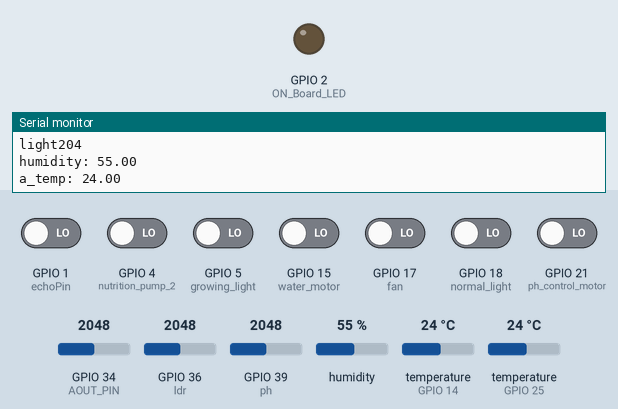
Simulated run of this sketch. Board: ESP32. Parts: output pins drawn as LEDs (lit = HIGH), the last lines printed to the serial monitor. Inputs (shaded band) come from the test bench; at power-on: GPIO 1 (echoPin), GPIO 4 (nutrition_pump_2), GPIO 5 (growing_light), GPIO 15 (water_motor), GPIO 17 (fan), GPIO 18 (normal_light), GPIO 21 (ph_control_motor) LOW, GPIO 34 (AOUT_PIN) = 2048, GPIO 36 (ldr) = 2048, GPIO 39 (ph) = 2048, humidity 55 %, temperature (sensors on GPIO 14, GPIO 25) 24 °C. WiFi joins after 1.5 s; servers stay silent unless stated; uploads are accepted with an empty reply.

Above: at 8.8 s.
At 16.29 s:
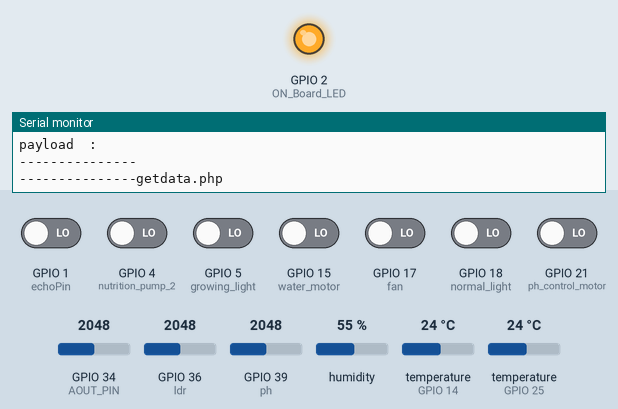
Timing chart, 0 to 19.4 s (numbered marks = the images above):
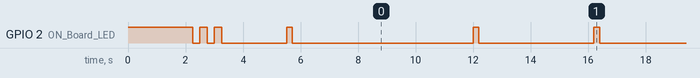

Measured:
- by itself, GPIO 2 (ON_Board_LED): HIGH → LOW at 2.3 s, → HIGH 0.25 s later, → LOW 0.25 s later, → HIGH 0.25 s later, … (53 changes in this stretch)
- by itself, everything shown: repeats every 10.7 s, in 4 steps

The sketch:

test.ino
```cpp
#include <WiFi.h>
#include <HTTPClient.h>
#include <Arduino_JSON.h>
#include "DHT.h"
#include <OneWire.h>
#include <DallasTemperature.h>

//========================================

//======================================== DHT sensor settings (DHT11).
#define DHTPIN 14 //--> Defines the Digital Pin connected to the DHT11 sensor.
#define DHTTYPE DHT22 //--> Defines the type of DHT sensor used. Here used is the DHT11 sensor.
//========================================

// Defines the Digital Pin of the "On Board LED".
#define ON_Board_LED 2

// Defines GPIO 13 as LED_1.

#define ph 39
#define trigPin 13
#define echoPin 1
#define ldr 36
#define AOUT_PIN 34

  #define water_motor 15
  #define nutrition_pump_1 2
  #define nutrition_pump_2 4
  #define fan 17
  #define growing_light 5
  #define normal_light 18
  #define ph_control_motor  21


//======================================== SSID and Password of your WiFi router.
const char* ssid = "0662221839";
const char* password = "Lahiru1994";
//========================================

//======================================== Variables for HTTP POST request data.
String postData = ""; //--> Variables sent for HTTP POST request data.
String payload = "";  //--> Variable for receiving response from HTTP POST.
//========================================

//======================================== Variables for DHT11 sensor data.

//========================================
const int oneWireBus = 25;
int lightval2;
float calibration_value = 20.24-0.7; //21.34 - 0.7
int phval = 0;
unsigned long int avgval;
int buffer_arr[10],temp;
float temperatureC =0;
float ph_act;
long duration; // variable for the duration of sound wave travel
int distance;
int volume=0;
float h=0;
float t=0;
int ec1=0;
 int lightval=0;

DHT dht(DHTPIN, DHTTYPE);
// Setup a oneWire instance to communicate with any OneWire devices
OneWire oneWire(oneWireBus);
// Pass our oneWire reference to Dallas Temperature sensor
DallasTemperature sensors(&oneWire);
//____________________________ Subroutine to control LEDs after successfully fetching data from database.


//____________________________ VOID SETUP()
void setup() {
  // put your setup code here, to run once:

  Serial.begin(115200); //--> Initialize serial communications with the PC.

  pinMode(ON_Board_LED,OUTPUT); //--> On Board LED port Direction output.

  digitalWrite(ON_Board_LED, HIGH); //--> Turn on Led On Board.

  delay(2000);

  digitalWrite(ON_Board_LED, LOW); //--> Turn off Led On Board.

  //---------------------------------------- Make WiFi on ESP32 in "STA/Station" mode and start connecting to WiFi Router/Hotspot.
  WiFi.mode(WIFI_STA);
  WiFi.begin(ssid, password);
  //----------------------------------------

  Serial.println();
  Serial.println("-------------");
  Serial.print("Connecting");

  //---------------------------------------- The process of connecting the WiFi on the ESP32 to the WiFi Router/Hotspot.
  // The process timeout of connecting ESP32 with WiFi Hotspot / WiFi Router is 20 seconds.
  // If within 20 seconds the ESP32 has not been successfully connected to WiFi, the ESP32 will restart.
  // I made this condition because on my ESP32, there are times when it seems like it can't connect to WiFi, so it needs to be restarted to be able to connect to WiFi.

  int connecting_process_timed_out = 20; //--> 20 = 20 seconds.
  connecting_process_timed_out = connecting_process_timed_out * 2;
  while (WiFi.status() != WL_CONNECTED) {
    Serial.print(".");
    //........................................ Make the On Board Flashing LED on the process of connecting to the wifi router.
    digitalWrite(ON_Board_LED, HIGH);
    delay(250);
    digitalWrite(ON_Board_LED, LOW);
    delay(250);
    //........................................

    //........................................ Countdown "connecting_process_timed_out".
    if(connecting_process_timed_out > 0) connecting_process_timed_out--;
    if(connecting_process_timed_out == 0) {
      delay(1000);
      ESP.restart();
    }
    //........................................
  }
  //----------------------------------------

  digitalWrite(ON_Board_LED, LOW); //--> Turn off the On Board LED when it is connected to the wifi router.

  //---------------------------------------- If successfully connected to the wifi router, the IP Address that will be visited is displayed in the serial monitor
  Serial.println();
  Serial.print("Successfully connected to : ");
  Serial.println(ssid);
  //Serial.print("IP address: ");
  //Serial.println(WiFi.localIP());
  Serial.println("-------------");
  //----------------------------------------

  // Setting up the DHT sensor (DHT11).
  dht.begin();
  sensors.begin();

  delay(2000);
}
//____________________________

//____________________________ VOID LOOP()
void loop() {
  // put your main code here, to run repeatedly

  //---------------------------------------- Check WiFi connection status.
  if(WiFi.status()== WL_CONNECTED) {
    HTTPClient http;  //--> Declare object of class HTTPClient.
    int httpCode;     //--> Variables for HTTP return code.

    //........................................ Process to get LEDs data from database to control LEDs.
    postData = "id=esp32_01";
    payload = "";

    digitalWrite(ON_Board_LED, HIGH);
    Serial.println();
    Serial.println("---------------getdata.php");
    // In this project I use local server or localhost with XAMPP application.
    // So make sure all PHP files are "placed" or "saved" or "run" in the "htdocs" folder.
    // I suggest that you create a new folder for this project in the "htdocs" folder.
    // The "htdocs" folder is in the "xampp" installation folder.
    // The order of the folders I recommend:
    // xampp\htdocs\your_project_folder_name\phpfile.php
    //
    // ESP32 accesses the data bases at this line of code:
    // http.begin("http://REPLACE_WITH_YOUR_COMPUTER_IP_ADDRESS/REPLACE_WITH_PROJECT_FOLDER_NAME_IN_htdocs_FOLDER/getdata.php");
    // REPLACE_WITH_YOUR_COMPUTER_IP_ADDRESS = there are many ways to see the IP address, you can google it.
    //                                         But make sure that the IP address used is "IPv4 address".
    // Example : http.begin("http://192.168.0.0/ESP32_MySQL_Database/Final/getdata.php");
    http.begin("http://192.168.1.2/ESP32_with_MySQL_Database/getdata.php");
    // http.begin("http://192.168.1.2/ESP32_with_MySQL_Database/getdata.php"); //--> Specify request destination
    http.addHeader("Content-Type", "application/x-www-form-urlencoded");        //--> Specify content-type header

    httpCode = http.POST(postData); //--> Send the request
    payload = http.getString();     //--> Get the response payload

    Serial.print("httpCode : ");
    Serial.println(httpCode); //--> Print HTTP return code
    Serial.print("payload  : ");
    Serial.println(payload);  //--> Print request response payload

    http.end();  //--> Close connection
    Serial.println("---------------");
    digitalWrite(ON_Board_LED, LOW);
    //........................................

    // Calls the control_LEDs() subroutine.
    control_outputs();
     delay(500);
    water_temp();
     delay(500);
    lightk();
     delay(500);
    hum_temp();
     delay(500);
    ph1();
     delay(500);
    ultra();
     delay(500);
    ec();
     delay(500);

    // Calls the get_DHT11_sensor_data() subroutine.

    //........................................ The process of sending the DHT11 sensor data and the state of the LEDs to the database.
    String water_motor_s = "";
    String nutrition_pump_1_s = "";
    String nutrition_pump_2_s = "";
    String fan_s = "";
    String growing_light_s = "";
    String normal_light_s = "";
    String ph_control_motor_s = "";

    if (digitalRead(water_motor) == 1) water_motor_s = "ON";
    if (digitalRead(water_motor) == 0) water_motor_s= "OFF";
    if (digitalRead(nutrition_pump_1) == 1) nutrition_pump_1_s = "ON";
    if (digitalRead(nutrition_pump_1) == 0) nutrition_pump_1_s = "OFF";
    if (digitalRead(nutrition_pump_2) == 1) nutrition_pump_2_s = "ON";
    if (digitalRead(nutrition_pump_2) == 0) nutrition_pump_2_s = "OFF";
    if (digitalRead(fan) == 1) fan_s = "ON";
    if (digitalRead(fan) == 0) fan_s = "OFF";
    if (digitalRead(growing_light) == 1) growing_light_s = "ON";
    if (digitalRead(growing_light) == 0) growing_light_s = "OFF";
    if (digitalRead(normal_light) == 1) normal_light_s = "ON";
    if (digitalRead(normal_light) == 0) normal_light_s = "OFF";
    if (digitalRead(ph_control_motor) == 1) ph_control_motor_s = "ON";
    if (digitalRead(ph_control_motor) == 0) ph_control_motor_s = "OFF";


    postData = "id=esp32_01";
    postData += "&water_capacity=" + String(volume);
    postData += "&ambient_temperature=" + String(t);
    postData += "&ambient_humidity=" + String(h);
    postData += "&water_temperature=" + String(temperatureC);
    postData += "&ph=" + String(ph_act);
    postData += "&ec=" + String(ec1);
    postData += "&ambient_light=" + String(lightval2);
    postData += "&water_motor=" + water_motor_s;
    postData += "&nutrition_pump_1=" + nutrition_pump_1_s;
    postData += "&nutrition_pump_2=" + nutrition_pump_2_s;
    postData += "&fan=" + fan_s;
    postData += "&growing_light=" + growing_light_s;
    postData += "&normal_light=" + normal_light_s;
    postData += "&ph_control_motor=" + ph_control_motor_s;
    payload = "";

    digitalWrite(ON_Board_LED, HIGH);
    Serial.println();
    Serial.println("---------------updateDHT11data_and_recordtable.php");
    Example : http.begin("http://192.168.0.0/ESP32_MySQL_Database/Final/updateDHT11data_and_recordtable.php");
   // http.begin("http://192.168.1.2/SE555/app/Http/Controllers/SensorController.php");  //--> Specify request destination
    http.addHeader("Content-Type", "application/x-www-form-urlencoded");  //--> Specify content-type header

    httpCode = http.POST(postData); //--> Send the request
    payload = http.getString();  //--> Get the response payload

    Serial.print("httpCode : ");
    Serial.println(httpCode); //--> Print HTTP return code
    Serial.print("payload  : ");
    Serial.println(payload);  //--> Print request response payload

    http.end();  //Close connection
    Serial.println("---------------");
    digitalWrite(ON_Board_LED, LOW);
    //........................................

    delay(4000);
  }
  //----------------------------------------
}

void water_temp(){
  sensors.requestTemperatures();
  temperatureC = sensors.getTempCByIndex(0);
  Serial.print("w_temp");
 Serial.println(temperatureC );
}
void lightk(){
    lightval = analogRead(ldr);
    lightval2=lightval/10;
    Serial.print("light");
 Serial.println(lightval2);
}
void hum_temp(){
    h = dht.readHumidity();
  // Read temperature as Celsius (the default)
   t = dht.readTemperature();
   Serial.print("humidity: ");
 Serial.println(h);
 Serial.print("a_temp: ");
 Serial.println(t);
}
void ph1(){
  for(int i=0;i<10;i++)
 {
 buffer_arr[i]=analogRead(ph);
 delay(100);
 }
 for(int i=0;i<9;i++)
 {
 for(int j=i+1;j<10;j++)
 {
 if(buffer_arr[i]>buffer_arr[j])
 {
 temp=buffer_arr[i];
 buffer_arr[i]=buffer_arr[j];
 buffer_arr[j]=temp;
 }
 }
 }
 avgval=0;
 for(int i=2;i<8;i++)
 avgval+=buffer_arr[i];
 float volt=(float)avgval*3.3/4096.0/6;
 //Serial.print("Voltage: ");
 //Serial.println(volt);
 ph_act = -5.70 * volt + calibration_value;
 Serial.print("pH Val: ");
 Serial.println(ph_act);
}
void ultra(){
  digitalWrite(trigPin, LOW);
  delayMicroseconds(2);
  // Sets the trigPin HIGH (ACTIVE) for 10 microseconds
  digitalWrite(trigPin, HIGH);
  delayMicroseconds(10);
  digitalWrite(trigPin, LOW);
  // Reads the echoPin, returns the sound wave travel time in microseconds
  duration = pulseIn(echoPin, HIGH);
  // Calculating the distance
  distance = duration * 0.034 / 2; // Speed of sound wave divided by 2 (go and back)
  // Displays the distance on the Serial Monitor
  //Serial.print("Distance: ");
  //Serial.print(distance);
  int distance3=distance/10;
  volume=(3000)-(1.6*distance*10);
  Serial.print("W_capacity: ");
  Serial.print(volume);

}
void ec(){

  ec1 = analogRead(AOUT_PIN); // read the analog value from sensor
  Serial.print("Moisture value: ");
  Serial.println(ec1);
}
//____________________________

void control_outputs() {
  Serial.println();
  Serial.println("---------------control_outputs()");
  JSONVar myObject = JSON.parse(payload);

  // JSON.typeof(jsonVar) can be used to get the type of the var
  if (JSON.typeof(myObject) == "undefined") {
    Serial.println("Parsing input failed!");
    Serial.println("---------------");
    return;
  }
   if (myObject.hasOwnProperty("water_motor")) {
    Serial.print("myObject[\"water_motor\"] = ");
    Serial.println(myObject["water_motor"]);
  }

  if (myObject.hasOwnProperty("nutrition_pump_1")) {
    Serial.print("myObject[\"nutrition_pump_1\"] = ");
    Serial.println(myObject["nutrition_pump_1"]);
  }
if (myObject.hasOwnProperty("nutrition_pump_2")) {
    Serial.print("myObject[\"nutrition_pump_2\"] = ");
    Serial.println(myObject["nutrition_pump_2"]);
  }

  if (myObject.hasOwnProperty("fan")) {
    Serial.print("myObject[\"fan\"] = ");
    Serial.println(myObject["fan"]);
  }
if (myObject.hasOwnProperty("growing_light")) {
    Serial.print("myObject[\"growing_light\"] = ");
    Serial.println(myObject["growing_light"]);
  }

  if (myObject.hasOwnProperty("normal_light")) {
    Serial.print("myObject[\"normal_light\"] = ");
    Serial.println(myObject["normal_light"]);
  }
 if (myObject.hasOwnProperty("ph_control_motor")) {
    Serial.print("myObject[\"ph_control_motor\"] = ");
    Serial.println(myObject["ph_control_motor"]);
  }

  if(strcmp(myObject["water_motor"], "ON") == 0)   {digitalWrite(water_motor, HIGH);  Serial.println("water_motor ON"); }
  if(strcmp(myObject["water_motor"], "OFF") == 0)  {digitalWrite(water_motor, LOW);   Serial.println("water_motor OFF");}
  if(strcmp(myObject["nutrition_pump_1"], "ON") == 0)   {digitalWrite(nutrition_pump_1, HIGH);  Serial.println("nutrition_pump_1 ON"); }
  if(strcmp(myObject["nutrition_pump_1"], "OFF") == 0)  {digitalWrite(nutrition_pump_1, LOW);   Serial.println("nutrition_pump_1 OFF");}
  if(strcmp(myObject["nutrition_pump_2"], "ON") == 0)   {digitalWrite(nutrition_pump_2, HIGH);  Serial.println("nutrition_pump_2 ON"); }
  if(strcmp(myObject["nutrition_pump_2"], "OFF") == 0)  {digitalWrite(nutrition_pump_2, LOW);   Serial.println("nutrition_pump_2 OFF");}
  if(strcmp(myObject["fan"], "ON") == 0)   {digitalWrite(fan, HIGH);  Serial.println("fan ON"); }
  if(strcmp(myObject["fan"], "OFF") == 0)  {digitalWrite(fan, LOW);   Serial.println("fan OFF");}
  if(strcmp(myObject["growing_light"], "ON") == 0)   {digitalWrite(growing_light, HIGH);  Serial.println("growing_light ON"); }
  if(strcmp(myObject["growing_light"], "OFF") == 0)  {digitalWrite(growing_light, LOW);   Serial.println("growing_light OFF");}
  if(strcmp(myObject["normal_light"], "ON") == 0)   {digitalWrite(normal_light, HIGH);  Serial.println("normal_light ON"); }
  if(strcmp(myObject["normal_light"], "OFF") == 0)  {digitalWrite(normal_light, LOW);   Serial.println("normal_light OFF");}
  if(strcmp(myObject["ph_control_motor"], "ON") == 0)   {digitalWrite(ph_control_motor, HIGH);  Serial.println("ph_control_motor ON"); }
  if(strcmp(myObject["ph_control_motor"], "OFF") == 0)  {digitalWrite(ph_control_motor, LOW);   Serial.println("ph_control_motor OFF");}

  Serial.println("---------------");
}
```
